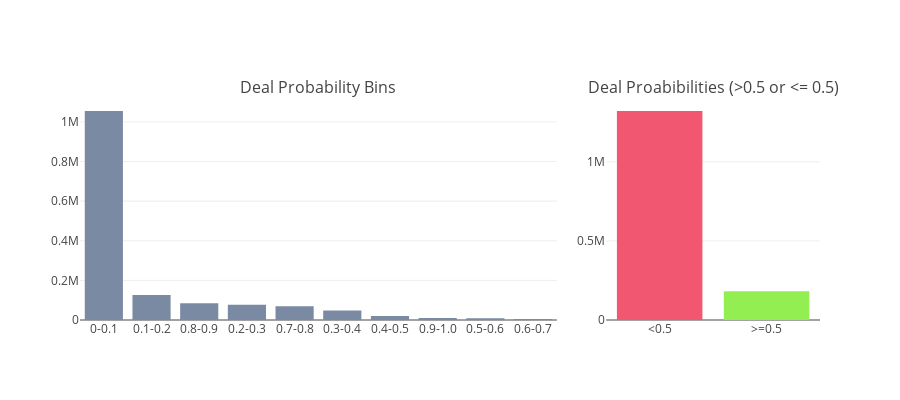

The code cell stored with this chart in its notebook:
### Markdown cell above
**Inference**  
> - From the deal probability distribution graph, it is clear that majority of the items have exteremely low deal probability, ie. about 78%, while very few values have the deal probability of 0.7 or larger.  
> - A very small tower is observed near the deal probability of 1.0, indicating that there are some items in the dataset having very high value of deal probability.  

**Top 10 Items having deal probability  = 1.0 are**     
> - 92013ca1fe79 | Installation of doors, openings, slopes, arches  
> - c6239fc67a6f | Nail extension, correction  
> - 44aa121e4559 | Cargo transportation (long distance), onboard, open  
> - b16d1b27c975 | Rise of houses  
> - fe03dbc60ccf | Transportation across the southern Federal district North Caucasian Federal district Crimea  


<a id="5-2"></a>
### 5.2 Deal Probability Bins !

### Code cell
def _generate_bar_plot_hor(df, col, title, color, w=None, h=None, lm=0, limit=100):
    cnt_srs = df[col].value_counts()[:limit]
    trace = go.Bar(y=cnt_srs.index[::-1], x=cnt_srs.values[::-1], orientation = 'h',
        marker=dict(color=color))

    layout = dict(title=title, margin=dict(l=lm), width=w, height=h)
    data = [trace]
    fig = go.Figure(data=data, layout=layout)
    iplot(fig)

def _generate_bar_plot_ver(df, col, title, color, w=None, h=None, lm=0, limit=100, need_trace = False):
    cnt_srs = df[col].value_counts()[:limit]
    trace = go.Bar(x=list(cnt_srs.index), y=list(cnt_srs.values),
        marker=dict(color = color))
    if need_trace:
        return trace
    if w != None and h != None:
        layout = dict(title=title, margin=dict(l=lm), width=w, height=h)
    else:
        layout = dict(title=title, margin=dict(l=lm))
    data = [trace]
    fig = go.Figure(data=data, layout=layout)
    iplot(fig)

trace1 = _generate_bar_plot_ver(train_df, 'deal_class_2', "Deal Probability Bins", '#7a8aa3', lm=0, limit=30, need_trace = True)
trace2 = _generate_bar_plot_ver(train_df, 'deal_class', "Deal Proabibilities (>0.5 or <= 0.5)", ['#f25771','#93ef51'], 200, limit=30, need_trace = True)

fig = tools.make_subplots(rows=1, cols=3, specs=[[{'colspan': 2}, {},{}]], print_grid=False, subplot_titles = ['Deal Probability Bins','','Deal Proabibilities (>0.5 or <= 0.5)'])
fig.append_trace(trace1, 1, 1);
fig.append_trace(trace2, 1, 3);

fig['layout'].update(height=400, title='',showlegend=False)
iplot(fig);

### Figure 1 — Plotly figure (JSON) as saved in the notebook; plotly's stock layout.template omitted (floating-point values rounded to 4 significant figures)
{"data": [{"marker": {"color": "#7a8aa3"}, "type": "bar", "x": ["0-0.1", "0.1-0.2", "0.8-0.9", "0.2-0.3", "0.7-0.8", "0.3-0.4", "0.4-0.5", "0.9-1.0", "0.5-0.6", "0.6-0.7"], "xaxis": "x1", "y": [1054761, 126144, 84022, 76809, 68946, 48030, 19926, 10076, 9128, 5582], "yaxis": "y1"}, {"marker": {"color": ["#f25771", "#93ef51"]}, "type": "bar", "x": ["<0.5", ">=0.5"], "xaxis": "x3", "y": [1321411, 182013], "yaxis": "y3"}], "layout": {"annotations": [{"font": {"size": 16}, "showarrow": false, "text": "Deal Probability Bins", "x": 0.3222, "xanchor": "center", "xref": "paper", "y": 1, "yanchor": "bottom", "yref": "paper"}, {"font": {"size": 16}, "showarrow": false, "text": "Deal Proabibilities (>0.5 or <= 0.5)", "x": 0.8556, "xanchor": "center", "xref": "paper", "y": 1, "yanchor": "bottom", "yref": "paper"}], "height": 400, "showlegend": false, "title": "", "xaxis1": {"anchor": "y1", "domain": [0, 0.6444]}, "xaxis2": {"anchor": "y2", "domain": [0.3556, 0.6444]}, "xaxis3": {"anchor": "y3", "domain": [0.7111, 1]}, "yaxis1": {"anchor": "x1", "domain": [0, 1]}, "yaxis2": {"anchor": "x2", "domain": [0, 1]}, "yaxis3": {"anchor": "x3", "domain": [0, 1]}}}
